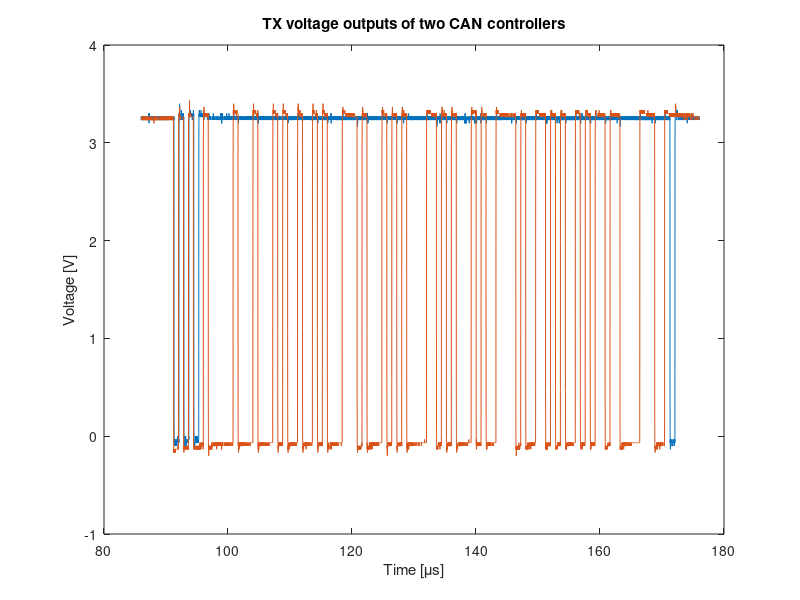

The MATLAB script that drew this image:
clear all; clc
M = csvread('C1Trace00000.txt',5,0);
t = M(:,1)*1e6;
TX1 = M(:,2);
TX2 = csvread('C2Trace00000.txt',5,1);
Can_H = csvread('C3Trace00000.txt',5,1);
Can_L = csvread('C4Trace00000.txt',5,1);
clear M;
%plot(t(930:17500),TX1(930:17500));hold on;plot(t(930:17500),TX2(930:17500));hold off

l=length(t);
start = 24000;
stop = 42000;
plot(t(start:stop),TX1(start:stop));hold on;plot(t(start:stop),TX2(start:stop));hold off
title('TX voltage outputs of two CAN controllers');
xlabel('Time [\mus]');
ylabel('Voltage [V]');